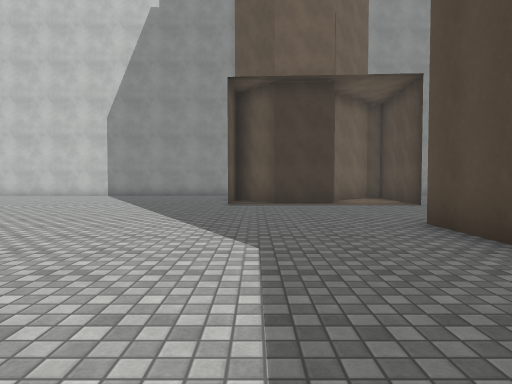
view 1 (above)

21 first-person views from a walk through a scene from a Unity 3-D project. The camera is 1.3 m above the floor, tilts 2° down and sees 75° across. The floor is counted in squares, 2 m on a side. Each view is taken from the middle of a square. On the plan, view 1 faces up. The plan holds only what a view shows up to about 10 squares ahead; the rest is blank. The place goes on beyond the plan. Some animated figures are not drawn. Surface patterns are stand-ins for the level's own textures.

view 2
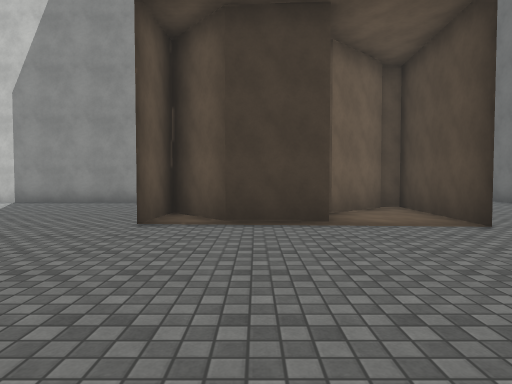

view 3
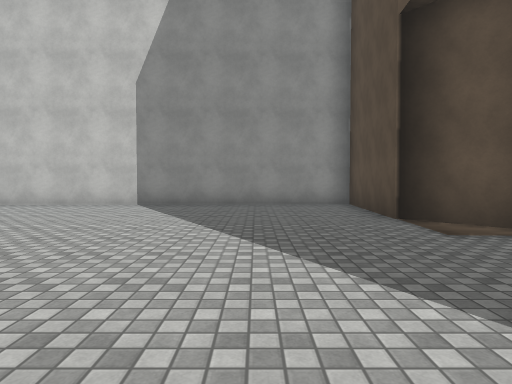

view 4
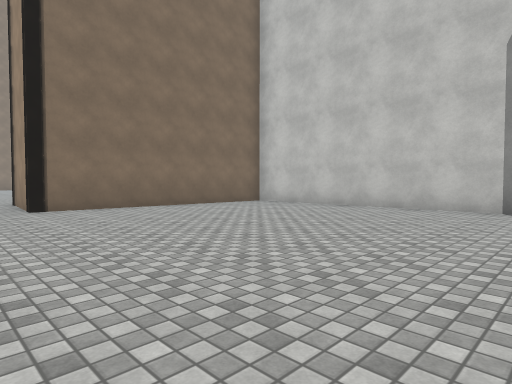

view 5
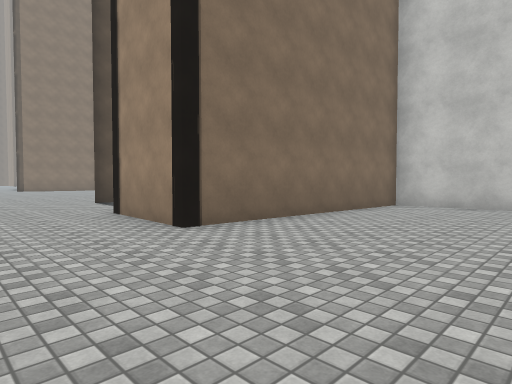

view 6
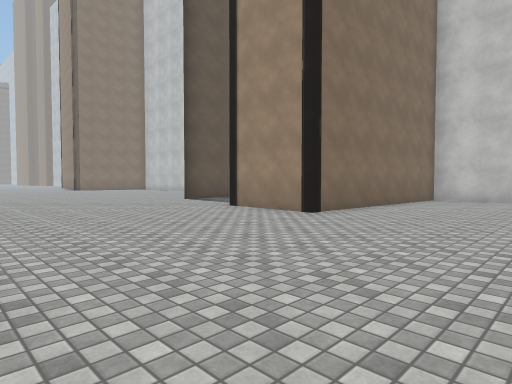

view 7
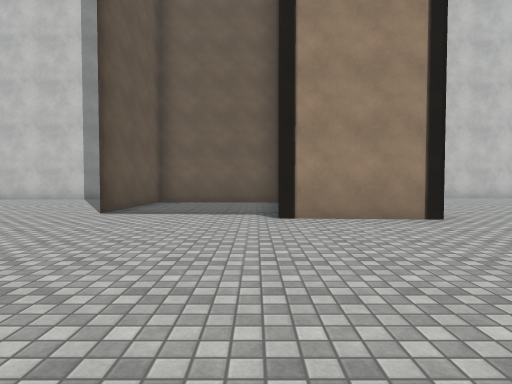

view 8
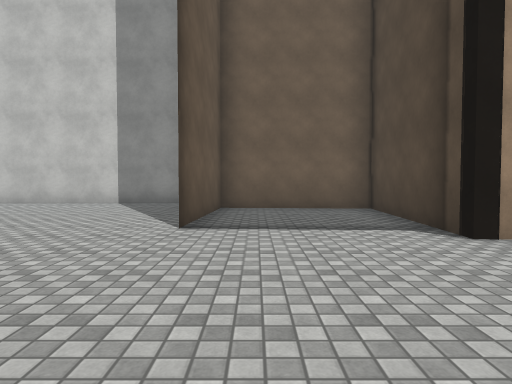

view 9
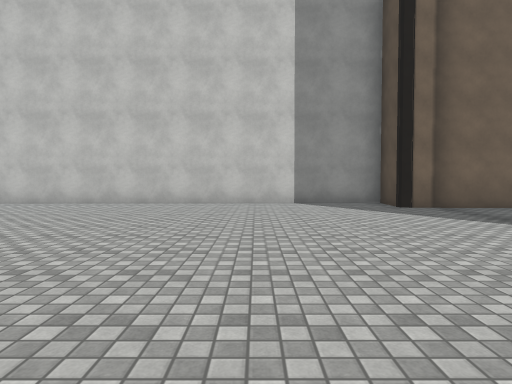

view 10
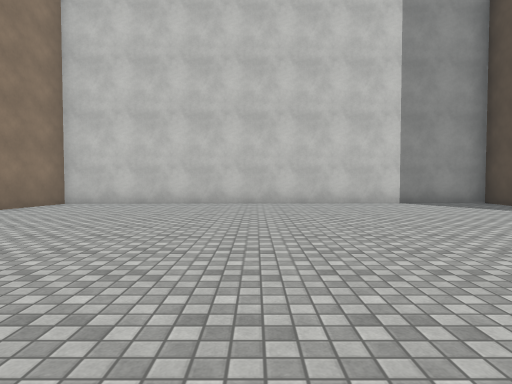

view 11
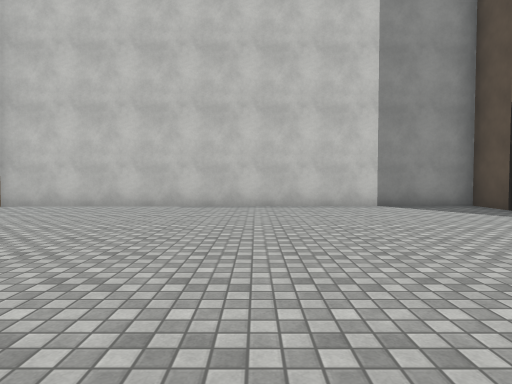

view 12
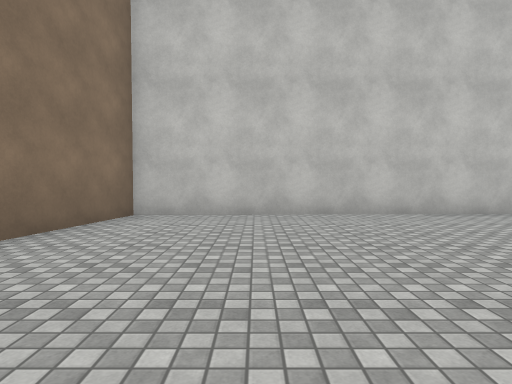

view 13
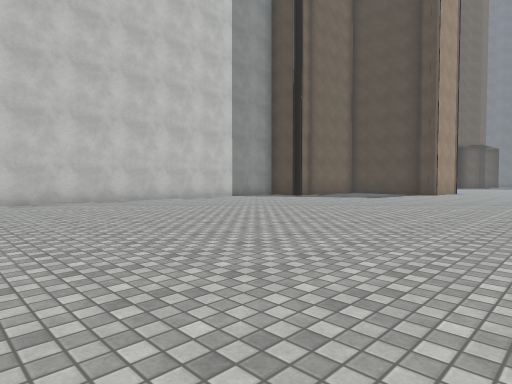

view 14
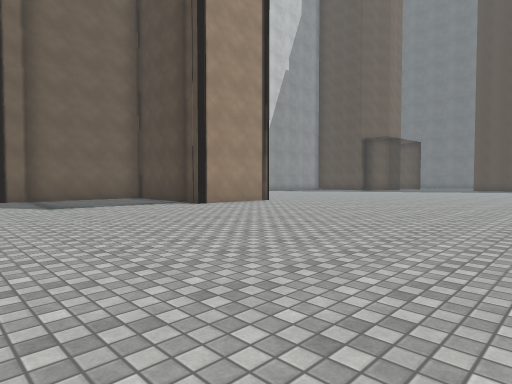

view 15
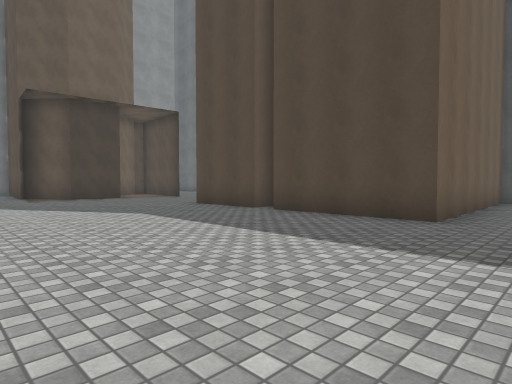

view 16
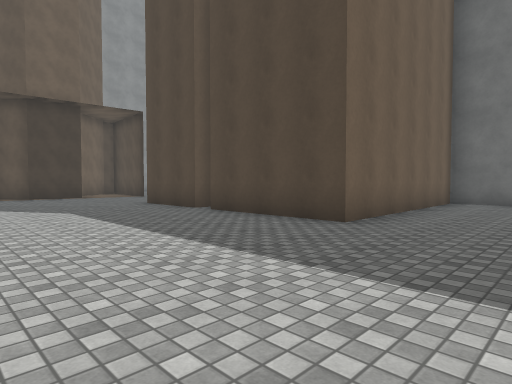

view 17
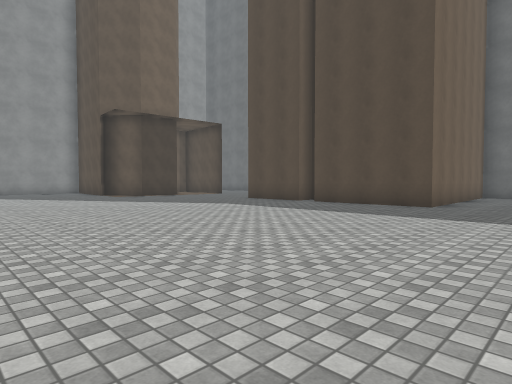

view 18
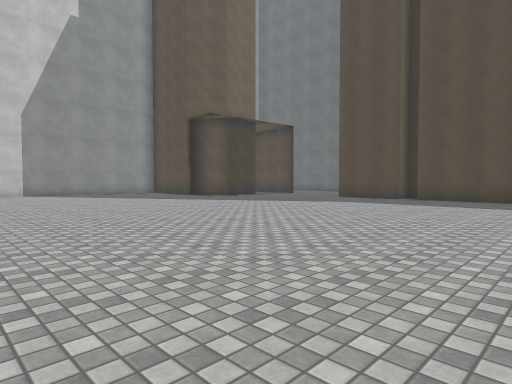

view 19
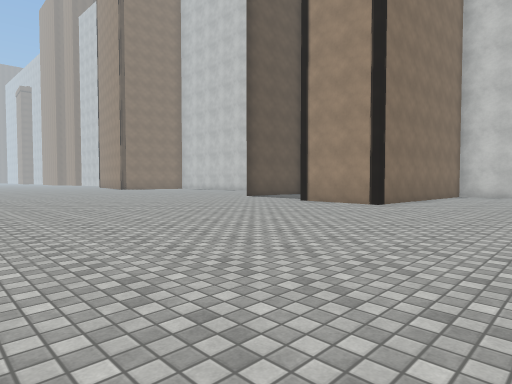

view 20
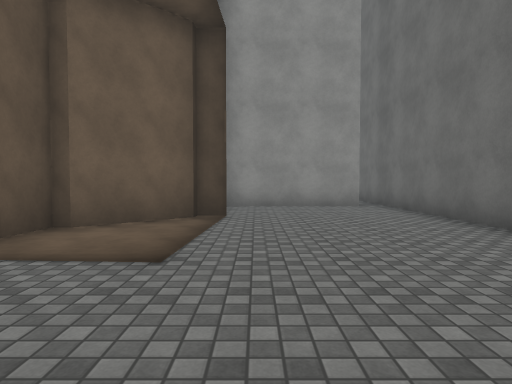

view 21
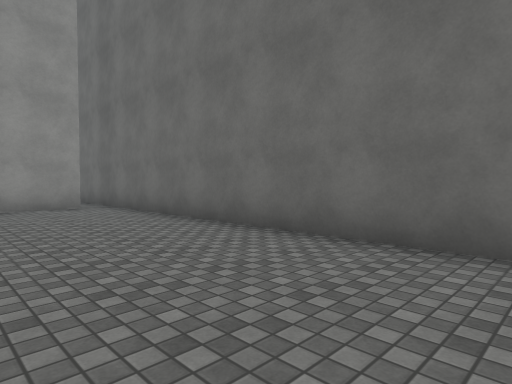

### Floor plan
Key: @ floor where view 1 was taken; # wall or solid block; . floor; B building.
Columns run from 31 left of view 1 to 9 right of it. Each row starts with its distance up from view 1.
 17                                         #
 16                                        .#
 15 B                                  ####.#
 14 #############     #############B   #....#
 13 ............B     B............B    ....#
 12 ............BBBBB B............B   B....#
 11 ............B...B B............  BBB....#
 10 ............B...B B............B B.B....#
  9 ............B..BB B............BBBBB....#
  8  ...............BBB.....................#
  7 ........................................#
  6 ................................... ....#
  5 ..................................#
  4 ..................................#
  3 .....     ........................B
  2           ........................B
  1           ........................#
  0           .....................@..#
 -1                   ................#######
 -2                       ..................#
 -3                          ...............#
 -4                          .........

Where each view was taken, in squares from view 1:
view 1: 0 up, 0 right, facing up
view 2: 4 up, 1 right, facing up
view 3: 5 up, 3 left, facing up
view 4: 6 up, 5 left, facing up-left
view 5: 5 up, 9 left, facing up-left
view 6: 2 up, 9 left, facing up-left
view 7: 2 up, 16 left, facing up
view 8: 4 up, 18 left, facing up
view 9: 4 up, 23 left, facing up
view 10: 4 up, 26 left, facing up
view 11: 5 up, 25 left, facing up
view 12: 7 up, 29 left, facing up
view 13: 3 up, 31 left, facing up-right
view 14: 0 up, 21 left, facing up-right
view 15: 3 down, 3 left, facing up-right
view 16: 4 down, 2 left, facing up-right
view 17: 4 down, 6 left, facing up-right
view 18: 2 down, 9 left, facing up-right
view 19: 1 down, 9 left, facing up-left
view 20: 6 up, 5 right, facing up
view 21: 6 up, 5 right, facing up-right
